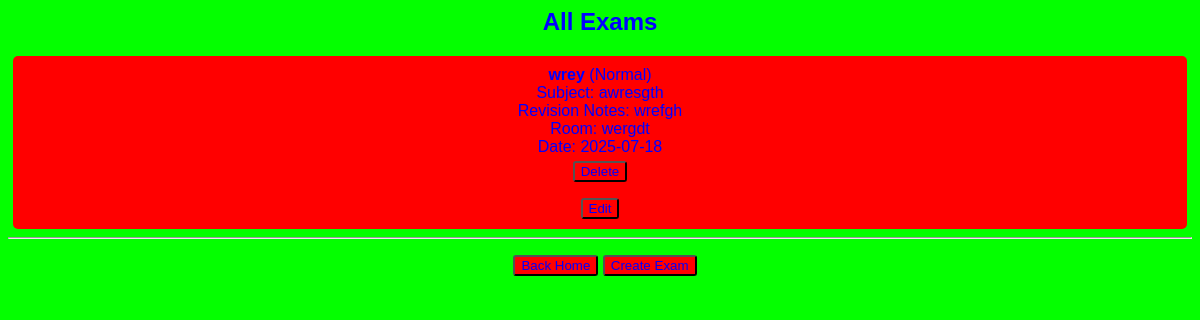
Page /home/exams (signed in) on the committed database.
### models.py (models this page shows)
class Exam(db.Model):
    __tablename__ = 'exam'
    id = db.Column(db.Integer, primary_key=True)
    name = db.Column(db.String(100), nullable=False)
    type = db.Column(db.String(50), nullable=False)
    subject = db.Column(db.String(100), nullable=True)
    revision = db.Column(db.Text, nullable=True)
    date = db.Column(db.DateTime, nullable=True)
    room = db.Column(db.String(50), nullable=True)
    created_at_exam = db.Column(db.DateTime, default=datetime.utcnow)
    completed_at_exam = db.Column(db.DateTime, nullable=True)
    owner_id = db.Column(db.Integer, db.ForeignKey('user.id'), nullable=False)

### app.py (the view)
@app.route('/home/exams')
@login_required
def view_exams():
    user_exams = Exam.query.filter_by(owner=current_user).all()
    return render_template('exams.html', exams=user_exams)

### app.py (called while the page is built)
@login_manager.user_loader
def load_user(user_id):
    return User.query.get(int(user_id))

### templates/exams.html
<head>
    <link rel="stylesheet" type="text/css" href="{{ url_for('static', filename='style.css') }}">
  </head>
  {% if single_exam %}
    <h2>Exam Details</h2>
    <ul>
      <li>
        <strong>{{ single_exam.name }}</strong> ({{ single_exam.type }})<br>
        Subject: {{ single_exam.subject }}<br>
        Revision Notes:
        {% if single_exam.revision.strip() %}
          {{ single_exam.revision }}
        {% else %}
          <em>No revision provided</em>
        {% endif %}
        <br>
        Room: {{ single_exam.room }}<br>
        {% if single_exam.date %}
          Date: {{ single_exam.date.strftime('%Y-%m-%d') }} <br>
        {% else %}
          Date: <em>Not set</em> <br>
        {% endif %}
        <form action="/home/exams/delete/{{ single_exam.id }}" method="POST" style="margin-top: 5px;">
          <button type="submit">Delete</button>
        </form>
        <a href="{{ url_for('edit_exam', exam_id=single_exam.id) }}">
          <button type="button">Edit</button>
        </a>
      </li>
      <hr>
    </ul>
    <nav>
        {% if origin == 'month' %}
          <a href="{{ url_for('calendar_month') }}"><button>Back to Monthly Calendar</button></a>
        {% elif origin == 'week' %}
          <a href="{{ url_for('calendar_week') }}"><button>Back to Weekly Calendar</button></a>
        {% endif %}
        <a href="/home"><button>Back Home</button></a>
    </nav>
  {% else %}
    <h2>All Exams</h2>
    {% if exams %}
      <ul>
        {% for exam in exams %}
          <li>
            <strong>{{ exam.name }}</strong> ({{ exam.type }})<br>
            Subject: {{ exam.subject }}<br>
            Revision Notes:
            {% if exam.revision.strip() %}
              {{ exam.revision }}
            {% else %}
              <em>No revision provided</em>
            {% endif %}
            <br>
            Room: {{ exam.room }}<br>
            {% if exam.date %}
              Date: {{ exam.date.strftime('%Y-%m-%d') }} <br>
            {% else %}
              Date: <em>Not set</em> <br>
            {% endif %}
            <form action="/home/exams/delete/{{ exam.id }}" method="POST" style="margin-top: 5px;">
              <button type="submit">Delete</button>
            </form>
            <a href="{{ url_for('edit_exam', exam_id=exam.id) }}">
              <button type="button">Edit</button>
            </a>
          </li>
          <hr>
        {% endfor %}
      </ul>
    {% else %}
      <p>No exams yet. Go create one!</p>
    {% endif %}
    <nav>
      <a href="/home"><button>Back Home</button></a>
      <a href="/home/create/exam"><button>Create Exam</button></a>
    </nav>
  {% endif %}

### static/style.css (style rules this page uses)
h2 { color: rgb(1,1,255) }
ul { list-style-type: none; padding: 0; color: rgb(225,0,0); }
li { background: rgb(255, 0, 0); color: rgb(1,1,255); padding: 10px; margin: 5px; border-radius: 5px; }
form { margin-top: 20px; }
button { background: rgb(255, 1, 1); color: rgb(1, 1, 255); border-radius: 3px; }
nav { margin-left: 10px; margin-top: 10px; padding: 50 px; }

### rows in the picture
Exam: name "wrey", type "Normal", subject "awresgth", revision "wrefgh", room "wergdt", date "2025-07-18"
